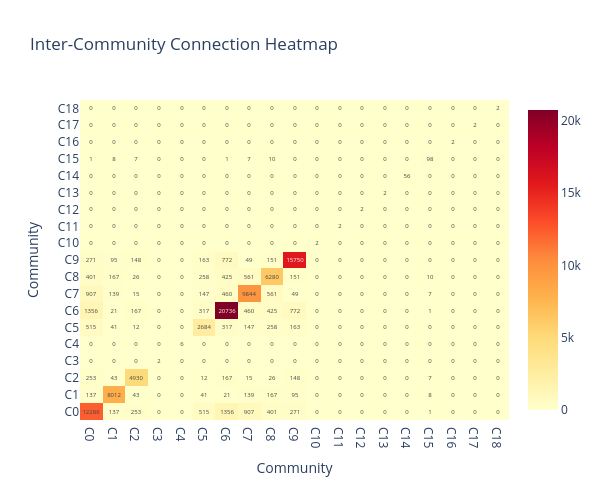

Notebook code for this chart:
### Markdown cell above
## <font size=5>**5.8. Inter-Community Heatmap**</font> <a class="anchor" id="5.8"></a>

[Back to TOC](#toc)

### Code cell
# Count edges between communities
n_comm = n_communities
inter_comm_matrix = np.zeros((n_comm, n_comm))

for u, v in G_company_connected.edges():
    c1 = partition[u]
    c2 = partition[v]
    inter_comm_matrix[c1][c2] += 1
    inter_comm_matrix[c2][c1] += 1

fig = go.Figure(data=go.Heatmap(
    z=inter_comm_matrix,
    x=[f"C{i}" for i in range(n_comm)],
    y=[f"C{i}" for i in range(n_comm)],
    colorscale='YlOrRd',
    text=inter_comm_matrix.astype(int),
    texttemplate="%{text}",
    hovertemplate="Community %{x} ↔ %{y}<br>Connections: %{z}<extra></extra>"
))

fig.update_layout(
    title="Inter-Community Connection Heatmap",
    xaxis_title="Community",
    yaxis_title="Community",
    height=500, width=600
)
fig.show()

### Figure 1 — Plotly figure (JSON) as saved in the notebook; plotly's stock layout.template omitted (floating-point values rounded to 4 significant figures; data arrays with more than 128 entries replaced by an {"elided": "..."} marker saying what was removed)
{"data": [{"colorscale": [[0, "rgb(255,255,204)"], [0.125, "rgb(255,237,160)"], [0.25, "rgb(254,217,118)"], [0.375, "rgb(254,178,76)"], [0.5, "rgb(253,141,60)"], [0.625, "rgb(252,78,42)"], [0.75, "rgb(227,26,28)"], [0.875, "rgb(189,0,38)"], [1, "rgb(128,0,38)"]], "hovertemplate": "Community %{x} ↔ %{y}<br>Connections: %{z}<extra></extra>", "text": {"elided": "19x19 int values"}, "texttemplate": "%{text}", "type": "heatmap", "x": ["C0", "C1", "C2", "C3", "C4", "C5", "C6", "C7", "C8", "C9", "C10", "C11", "C12", "C13", "C14", "C15", "C16", "C17", "C18"], "y": ["C0", "C1", "C2", "C3", "C4", "C5", "C6", "C7", "C8", "C9", "C10", "C11", "C12", "C13", "C14", "C15", "C16", "C17", "C18"], "z": {"elided": "19x19 float values"}}], "layout": {"height": 500, "title": {"text": "Inter-Community Connection Heatmap"}, "width": 600, "xaxis": {"title": {"text": "Community"}}, "yaxis": {"title": {"text": "Community"}}}}
